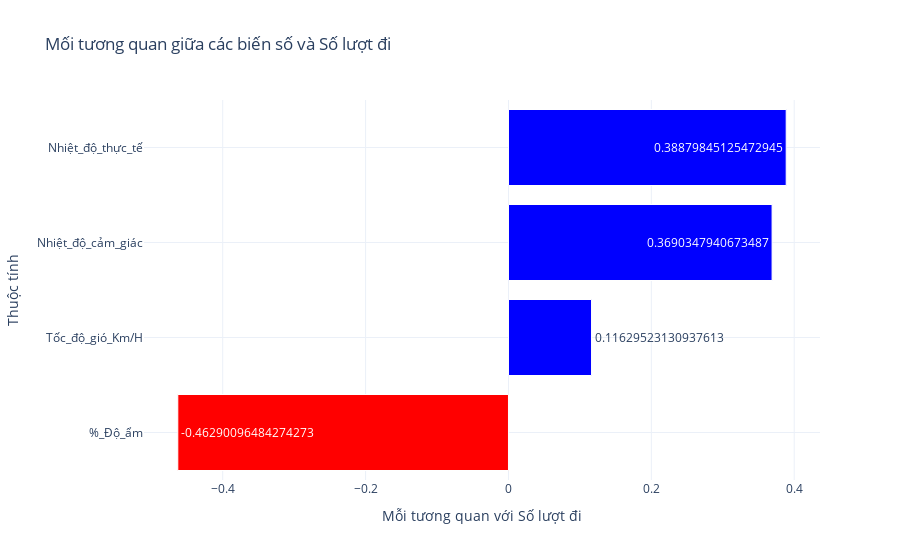

The cell this chart's notebook holds for it:
### Code cell
# Call the function to create the correlation plot
# Define the features to be used for the correlation plot
features = ['Số_lượt_đi', 'Nhiệt_độ_thực_tế', 'Nhiệt_độ_cảm_giác', '%_Độ_ẩm', 'Tốc_độ_gió_Km/H']

# Call the function to create the correlation plot
create_correlation_plot(df, features)

### Figure 1 — Plotly figure (JSON) as saved in the notebook; plotly's stock layout.template omitted (floating-point values rounded to 4 significant figures)
{"data": [{"hoverinfo": "text", "hovertext": [-0.4629, 0.1163, 0.369, 0.3888], "marker": {"color": ["red", "blue", "blue", "blue"], "line": {"color": "white", "width": 1}}, "name": "Correlation with Số lượt đi", "orientation": "h", "text": [-0.4629, 0.1163, 0.369, 0.3888], "textfont": {"size": 12}, "textposition": "auto", "type": "bar", "x": [-0.4629, 0.1163, 0.369, 0.3888], "y": ["%_Độ_ẩm", "Tốc_độ_gió_Km/H", "Nhiệt_độ_cảm_giác", "Nhiệt_độ_thực_tế"]}], "layout": {"title": {"text": "Mối tương quan giữa các biến số và Số lượt đi"}, "xaxis": {"showgrid": true, "title": {"text": "Mỗi tương quan với Số lượt đi"}, "zerolinewidth": 1}, "yaxis": {"automargin": true, "showgrid": true, "title": {"text": "Thuộc tính"}}}}
